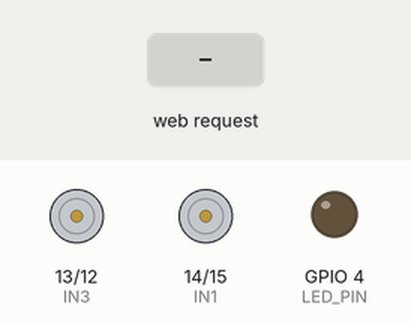
A sketch run on a simulated ESP32. Parts: motor-driver pin pairs drawn as motors (green arrow = first pin HIGH = forward, orange = second pin HIGH = backward, longer = more drive), output pins drawn as LEDs (lit = HIGH). The inputs (shaded band) are chosen by the test bench. WiFi joins after 1.5 s; servers stay silent unless stated; the camera gives no picture; what the sketch prints to the serial monitor is not drawn.

Above: at 3.0 s.
3.1 s: HTTP request GET /forward received
At 4.3 s:
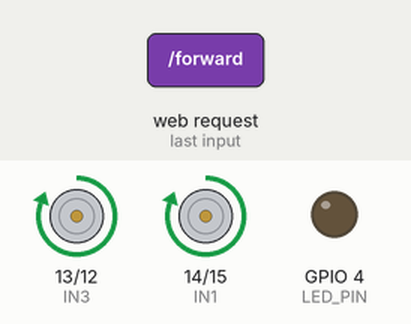
4.6 s: HTTP request GET /backward received
At 5.6 s:
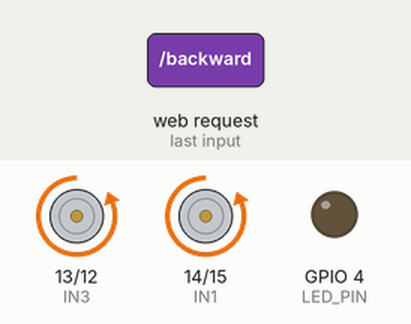
6.1 s: HTTP request GET /left received
At 6.7 s:
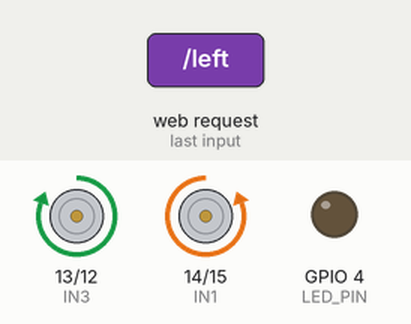
7.6 s: HTTP request GET /right received
At 7.9 s:
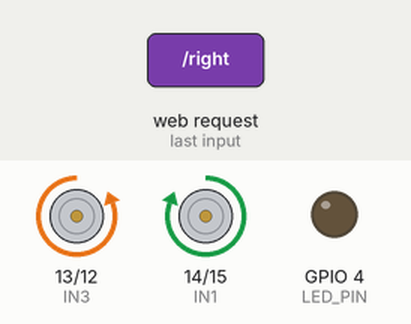
9.1 s: HTTP request GET /light received
At 10.2 s:
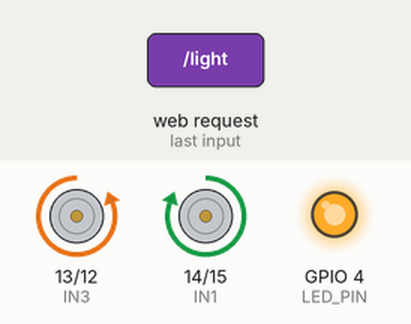
10.6 s: HTTP request GET /stop received
At 11.4 s:
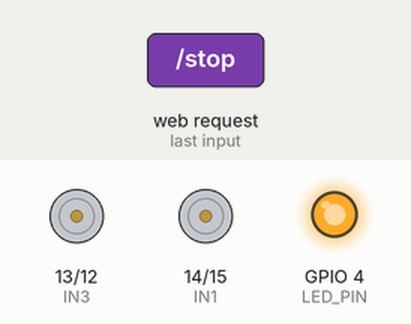
Timing chart, 0 to 13.1 s (numbered marks = the images above; inputs shaded):
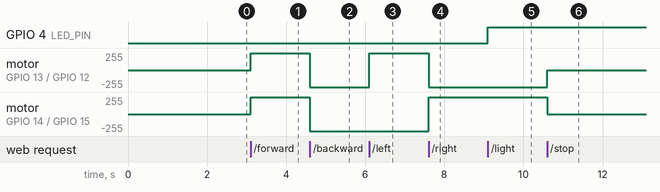

Measured:
- after the input at 3.1 s, motor on GPIO 13 (IN3) / GPIO 12 (IN4), motor on GPIO 14 (IN1) / GPIO 15 (IN2): stopped → forward 255/255 at once
- after the input at 4.6 s, motor on GPIO 13 (IN3) / GPIO 12 (IN4), motor on GPIO 14 (IN1) / GPIO 15 (IN2): forward 255/255 → backward 255/255 at once
- after the input at 6.1 s, motor on GPIO 13 (IN3) / GPIO 12 (IN4): backward 255/255 → forward 255/255 at once
- after the input at 7.6 s, motor on GPIO 13 (IN3) / GPIO 12 (IN4): forward 255/255 → backward 255/255 at once; motor on GPIO 14 (IN1) / GPIO 15 (IN2): backward 255/255 → forward 255/255 at once
- after the input at 9.1 s, GPIO 4 (LED_PIN): LOW → HIGH at once
- after the input at 10.6 s, motor on GPIO 13 (IN3) / GPIO 12 (IN4): backward 255/255 → stopped at once; motor on GPIO 14 (IN1) / GPIO 15 (IN2): forward 255/255 → stopped at once

The sketch:

main.ino
```cpp
#include <WiFi.h>
#include "esp_camera.h"
#include "esp_timer.h"
#include "img_converters.h"
#include "Arduino.h"
#include "soc/soc.h"
#include "soc/rtc_cntl_reg.h"
#include "esp_http_server.h"
#include <WebServer.h>

// Replace with your network credentials
const char* ssid = "";                         // <== Replace with your network credentials
const char* password = "";                  // <== Replace with your network credentials
const IPAddress local_IP(192, 168, 8, 200);
const IPAddress gateway(192, 168, 8, 1);
const IPAddress subnet(255, 255, 255, 0);

// Motor pins - FIXED: Using available GPIO pins that don't conflict with camera
#define IN1 14  // Changed from 12 (available GPIO)
#define IN2 15  // Changed from 13 (available GPIO)
#define IN3 13  // Changed from 2 (available GPIO, was conflicting)
#define IN4 12  // Changed from 4 (available GPIO, was conflicting with camera Y2)

// LED/Light control pin
#define LED_PIN 4  // Using GPIO 4 for LED control (now available)

// Camera pin definitions for AI Thinker ESP32-CAM
#define PWDN_GPIO_NUM 32
#define RESET_GPIO_NUM -1
#define XCLK_GPIO_NUM 0
#define SIOD_GPIO_NUM 26
#define SIOC_GPIO_NUM 27
#define Y9_GPIO_NUM 35
#define Y8_GPIO_NUM 34
#define Y7_GPIO_NUM 39
#define Y6_GPIO_NUM 36
#define Y5_GPIO_NUM 21
#define Y4_GPIO_NUM 19
#define Y3_GPIO_NUM 18
#define Y2_GPIO_NUM 5   // This was conflicting with IN4 (GPIO 4)
#define VSYNC_GPIO_NUM 25
#define HREF_GPIO_NUM 23
#define PCLK_GPIO_NUM 22

WebServer server(80);
httpd_handle_t camera_httpd = NULL;

// LED state variable
bool ledState = false;

// Camera streaming handler
static esp_err_t stream_handler(httpd_req_t *req) {
  camera_fb_t * fb = NULL;
  esp_err_t res = ESP_OK;
  size_t _jpg_buf_len = 0;
  uint8_t * _jpg_buf = NULL;
  char * part_buf[128];
  static const char* _STREAM_CONTENT_TYPE = "multipart/x-mixed-replace;boundary=123456789000000000000987654321";
  static const char* _STREAM_BOUNDARY = "\r\n--123456789000000000000987654321\r\n";
  static const char* _STREAM_PART = "Content-Type: image/jpeg\r\nContent-Length: %u\r\n\r\n";

  res = httpd_resp_set_type(req, _STREAM_CONTENT_TYPE);
  if(res != ESP_OK){
    return res;
  }

  // Send initial boundary
  res = httpd_resp_send_chunk(req, _STREAM_BOUNDARY, strlen(_STREAM_BOUNDARY));
  if(res != ESP_OK) return res;

  while(true){
    fb = esp_camera_fb_get();
    if (!fb) {
      Serial.println("Camera capture failed");
      res = ESP_FAIL;
      break;
    }

    if(fb->format != PIXFORMAT_JPEG){
      bool jpeg_converted = frame2jpg(fb, 80, &_jpg_buf, &_jpg_buf_len);
      esp_camera_fb_return(fb);
      fb = NULL;
      if(!jpeg_converted){
        Serial.println("JPEG compression failed");
        res = ESP_FAIL;
        break;
      }
    } else {
      _jpg_buf_len = fb->len;
      _jpg_buf = fb->buf;
    }

    if(res == ESP_OK){
      size_t hlen = snprintf((char *)part_buf, 128, _STREAM_PART, _jpg_buf_len);
      res = httpd_resp_send_chunk(req, (const char *)part_buf, hlen);
    }
    if(res == ESP_OK){
      res = httpd_resp_send_chunk(req, (const char *)_jpg_buf, _jpg_buf_len);
    }
    if(res == ESP_OK){
      res = httpd_resp_send_chunk(req, _STREAM_BOUNDARY, strlen(_STREAM_BOUNDARY));
    }

    if(fb){
      esp_camera_fb_return(fb);
      fb = NULL;
      _jpg_buf = NULL;
    } else if(_jpg_buf){
      free(_jpg_buf);
      _jpg_buf = NULL;
    }

    if(res != ESP_OK){
      Serial.println("Stream send failed");
      break;
    }

    // Small delay to prevent overwhelming
    delay(30);
  }
  return res;
}

void startCameraServer();

void setup() {
  WRITE_PERI_REG(RTC_CNTL_BROWN_OUT_REG, 0);  // disable brownout detector
  Serial.begin(115200);

  // Motor pin setup
  pinMode(IN1, OUTPUT);
  pinMode(IN2, OUTPUT);
  pinMode(IN3, OUTPUT);
  pinMode(IN4, OUTPUT);
  stopMotors();

  // LED pin setup
  pinMode(LED_PIN, OUTPUT);
  digitalWrite(LED_PIN, LOW);  // Start with LED off

  // Configure static IP
  if (!WiFi.config(local_IP, gateway, subnet)) {
    Serial.println("STA Failed to configure");
  }

  WiFi.begin(ssid, password);
  Serial.print("Connecting to Wi-Fi");

  while (WiFi.status() != WL_CONNECTED) {
    delay(500);
    Serial.print(".");
  }

  Serial.println("\nWiFi connected");
  Serial.println("Camera Stream Ready! Go to: http://" + WiFi.localIP().toString());

  // Camera configuration
  camera_config_t config;
  config.ledc_channel = LEDC_CHANNEL_0;
  config.ledc_timer = LEDC_TIMER_0;
  config.pin_d0 = Y2_GPIO_NUM;
  config.pin_d1 = Y3_GPIO_NUM;
  config.pin_d2 = Y4_GPIO_NUM;
  config.pin_d3 = Y5_GPIO_NUM;
  config.pin_d4 = Y6_GPIO_NUM;
  config.pin_d5 = Y7_GPIO_NUM;
  config.pin_d6 = Y8_GPIO_NUM;
  config.pin_d7 = Y9_GPIO_NUM;
  config.pin_xclk = XCLK_GPIO_NUM;
  config.pin_pclk = PCLK_GPIO_NUM;
  config.pin_vsync = VSYNC_GPIO_NUM;
  config.pin_href = HREF_GPIO_NUM;
  config.pin_sscb_sda = SIOD_GPIO_NUM;
  config.pin_sscb_scl = SIOC_GPIO_NUM;
  config.pin_pwdn = PWDN_GPIO_NUM;
  config.pin_reset = RESET_GPIO_NUM;
  config.xclk_freq_hz = 20000000;
  config.pixel_format = PIXFORMAT_JPEG;

  // Optimize camera settings for better streaming
  if(psramFound()){
    config.frame_size = FRAMESIZE_VGA;
    config.jpeg_quality = 12;
    config.fb_count = 2;
  } else {
    config.frame_size = FRAMESIZE_QVGA;
    config.jpeg_quality = 12;
    config.fb_count = 1;
  }

  // Initialize camera
  esp_err_t err = esp_camera_init(&config);
  if (err != ESP_OK) {
    Serial.printf("Camera init failed with error 0x%x", err);
    return;
  }

  // Get camera sensor and adjust settings
  sensor_t * s = esp_camera_sensor_get();
  if (s != NULL) {
    // Flip image vertically and horizontally if needed
    s->set_vflip(s, 1);        // Flip vertically
    s->set_hmirror(s, 0);      // Mirror horizontally

    // Adjust other settings for better streaming
    s->set_brightness(s, 0);   // -2 to 2
    s->set_contrast(s, 0);     // -2 to 2
    s->set_saturation(s, 0);   // -2 to 2
    s->set_special_effect(s, 0); // 0 to 6 (0-No Effect, 1-Negative, 2-Grayscale, 3-Red Tint, 4-Green Tint, 5-Blue Tint, 6-Sepia)
    s->set_whitebal(s, 1);     // 0 = disable , 1 = enable
    s->set_awb_gain(s, 1);     // 0 = disable , 1 = enable
    s->set_wb_mode(s, 0);      // 0 to 4 - if awb_gain enabled (0 - Auto, 1 - Sunny, 2 - Cloudy, 3 - Office, 4 - Home)
    s->set_exposure_ctrl(s, 1); // 0 = disable , 1 = enable
    s->set_aec2(s, 0);         // 0 = disable , 1 = enable
    s->set_ae_level(s, 0);     // -2 to 2
    s->set_aec_value(s, 300);  // 0 to 1200
    s->set_gain_ctrl(s, 1);    // 0 = disable , 1 = enable
    s->set_agc_gain(s, 0);     // 0 to 30
    s->set_gainceiling(s, (gainceiling_t)0); // 0 to 6
    s->set_bpc(s, 0);          // 0 = disable , 1 = enable
    s->set_wpc(s, 1);          // 0 = disable , 1 = enable
    s->set_raw_gma(s, 1);      // 0 = disable , 1 = enable
    s->set_lenc(s, 1);         // 0 = disable , 1 = enable
    s->set_dcw(s, 1);          // 0 = disable , 1 = enable
    s->set_colorbar(s, 0);     // 0 = disable , 1 = enable
  }

  Serial.println("Camera initialized successfully");
  Serial.println("Motor pins assigned:");
  Serial.printf("  IN1 (Motor A+): GPIO %d\n", IN1);
  Serial.printf("  IN2 (Motor A-): GPIO %d\n", IN2);
  Serial.printf("  IN3 (Motor B+): GPIO %d\n", IN3);
  Serial.printf("  IN4 (Motor B-): GPIO %d\n", IN4);
  Serial.printf("  LED Control: GPIO %d\n", LED_PIN);

  startCameraServer();
}

// Motor control functions
void stopMotors() {
  digitalWrite(IN1, LOW);
  digitalWrite(IN2, LOW);
  digitalWrite(IN3, LOW);
  digitalWrite(IN4, LOW);
}

void moveForward() {
  digitalWrite(IN1, HIGH);
  digitalWrite(IN2, LOW);
  digitalWrite(IN3, HIGH);
  digitalWrite(IN4, LOW);
}

void moveBackward() {
  digitalWrite(IN1, LOW);
  digitalWrite(IN2, HIGH);
  digitalWrite(IN3, LOW);
  digitalWrite(IN4, HIGH);
}

void turnLeft() {
  digitalWrite(IN1, LOW);
  digitalWrite(IN2, HIGH);
  digitalWrite(IN3, HIGH);
  digitalWrite(IN4, LOW);
}

void turnRight() {
  digitalWrite(IN1, HIGH);
  digitalWrite(IN2, LOW);
  digitalWrite(IN3, LOW);
  digitalWrite(IN4, HIGH);
}

// LED control function
void toggleLED() {
  ledState = !ledState;
  digitalWrite(LED_PIN, ledState ? HIGH : LOW);
}

void handleRoot() {
  String html = R"rawliteral(
    <!DOCTYPE html>
    <html>
    <head>
      <title>ESP32-CAM Robot</title>
      <meta name="viewport" content="width=device-width, initial-scale=1">
      <style>
        body {
          font-family: Arial, sans-serif;
          text-align: center;
          margin: 10px;
          background-color: #1a1a1a;
          color: white;
        }

        .container {
          max-width: 600px;
          margin: 0 auto;
          padding: 20px;
        }

        h2 {
          color: #4CAF50;
          margin-bottom: 20px;
        }

        .video-container {
          position: relative;
          margin-bottom: 20px;
          border: 3px solid #4CAF50;
          border-radius: 10px;
          overflow: hidden;
          background-color: #000;
        }

        #stream {
          width: 100%;
          max-width: 480px;
          height: auto;
          display: block;
        }

        .controls {
          display: grid;
          grid-template-columns: 1fr 1fr 1fr;
          grid-template-rows: auto auto auto;
          gap: 10px;
          max-width: 300px;
          margin: 0 auto;
        }

        button {
          padding: 15px 20px;
          font-size: 16px;
          font-weight: bold;
          border: none;
          border-radius: 8px;
          background: linear-gradient(45deg, #4CAF50, #45a049);
          color: white;
          cursor: pointer;
          transition: all 0.3s;
          user-select: none;
          touch-action: manipulation;
        }

        button:hover {
          background: linear-gradient(45deg, #45a049, #4CAF50);
          transform: translateY(-2px);
          box-shadow: 0 4px 8px rgba(76, 175, 80, 0.3);
        }

        button:active {
          transform: translateY(0);
          box-shadow: 0 2px 4px rgba(76, 175, 80, 0.3);
        }

        .forward { grid-column: 2; grid-row: 1; }
        .left { grid-column: 1; grid-row: 2; }
        .light { grid-column: 2; grid-row: 2; background: linear-gradient(45deg, #FFC107, #FF8F00); }
        .light:hover { background: linear-gradient(45deg, #FF8F00, #FFC107); }
        .light.on { background: linear-gradient(45deg, #4CAF50, #45a049); }
        .light.on:hover { background: linear-gradient(45deg, #45a049, #4CAF50); }
        .right { grid-column: 3; grid-row: 2; }
        .backward { grid-column: 2; grid-row: 3; }

        .status {
          margin-top: 20px;
          padding: 10px;
          background-color: #333;
          border-radius: 5px;
          font-weight: bold;
        }

        .stream-status {
          margin-top: 10px;
          font-size: 12px;
          color: #888;
        }

        .pin-info {
          margin-top: 20px;
          padding: 10px;
          background-color: #2a2a2a;
          border-radius: 5px;
          font-size: 12px;
          color: #ccc;
          text-align: left;
        }

        @media (max-width: 480px) {
          .container { padding: 10px; }
          button { padding: 12px 15px; font-size: 14px; }
          .controls { max-width: 250px; gap: 8px; }
          .pin-info { font-size: 10px; }
        }
      </style>
    </head>
    <body>
      <div class="container">
        <h2>🚗 ESP32-CAM Robot Car 📷</h2>

        <div class="video-container">
          <img id="stream" src="" alt="Camera Stream Loading...">
          <div class="stream-status" id="streamStatus">Connecting to camera...</div>
        </div>

        <div class="controls">
          <button class="forward" onmousedown="sendCommand('forward')" onmouseup="sendCommand('stop')"
                  ontouchstart="sendCommand('forward')" ontouchend="sendCommand('stop')">
            ⬆️ Forward
          </button>

          <button class="left" onmousedown="sendCommand('left')" onmouseup="sendCommand('stop')"
                  ontouchstart="sendCommand('left')" ontouchend="sendCommand('stop')">
            ⬅️ Left
          </button>

          <button class="light" id="lightBtn" onclick="toggleLight()">
            💡 Light OFF
          </button>

          <button class="right" onmousedown="sendCommand('right')" onmouseup="sendCommand('stop')"
                  ontouchstart="sendCommand('right')" ontouchend="sendCommand('stop')">
            ➡️ Right
          </button>

          <button class="backward" onmousedown="sendCommand('backward')" onmouseup="sendCommand('stop')"
                  ontouchstart="sendCommand('backward')" ontouchend="sendCommand('stop')">
            ⬇️ Backward
          </button>
        </div>

        <div class="status" id="status">Ready</div>

        <div class="pin-info">
          <strong>Motor Pin Assignments (Fixed):</strong><br>
          IN1 (Motor A+): GPIO 14<br>
          IN2 (Motor A-): GPIO 15<br>
          IN3 (Motor B+): GPIO 13<br>
          IN4 (Motor B-): GPIO 12<br>
          LED Control: GPIO 4
        </div>
      </div>

      <script>
        let isConnected = false;
        let lightOn = false;
        const streamImg = document.getElementById('stream');
        const statusDiv = document.getElementById('status');
        const streamStatusDiv = document.getElementById('streamStatus');
        const lightBtn = document.getElementById('lightBtn');

        // Initialize camera stream
        function initStream() {
          const streamUrl = window.location.protocol + '//' + window.location.hostname + ':81/stream';
          streamImg.src = streamUrl;

          streamImg.onload = function() {
            isConnected = true;
            streamStatusDiv.textContent = 'Camera connected ✓';
            streamStatusDiv.style.color = '#4CAF50';
          };

          streamImg.onerror = function() {
            isConnected = false;
            streamStatusDiv.textContent = 'Camera connection failed ✗';
            streamStatusDiv.style.color = '#f44336';
            // Retry connection
            setTimeout(initStream, 3000);
          };
        }

        // Toggle light function
        async function toggleLight() {
          try {
            const response = await fetch('/light');
            if (response.ok) {
              const text = await response.text();
              lightOn = !lightOn;

              if (lightOn) {
                lightBtn.textContent = '💡 Light ON';
                lightBtn.classList.add('on');
              } else {
                lightBtn.textContent = '💡 Light OFF';
                lightBtn.classList.remove('on');
              }

              statusDiv.textContent = text;
              statusDiv.style.color = '#4CAF50';
            } else {
              statusDiv.textContent = 'Light command failed';
              statusDiv.style.color = '#f44336';
            }
          } catch (error) {
            statusDiv.textContent = 'Connection error';
            statusDiv.style.color = '#f44336';
          }
        }

        // Send command to robot
        async function sendCommand(cmd) {
          try {
            const response = await fetch('/' + cmd);
            if (response.ok) {
              const text = await response.text();
              statusDiv.textContent = text;
              statusDiv.style.color = '#4CAF50';
            } else {
              statusDiv.textContent = 'Command failed';
              statusDiv.style.color = '#f44336';
            }
          } catch (error) {
            statusDiv.textContent = 'Connection error';
            statusDiv.style.color = '#f44336';
          }
        }

        // Prevent context menu on long press (mobile)
        document.addEventListener('contextmenu', function(e) {
          e.preventDefault();
        });

        // Initialize stream when page loads
        window.onload = function() {
          initStream();
        };

        // Handle visibility change to restart stream if needed
        document.addEventListener('visibilitychange', function() {
          if (!document.hidden && !isConnected) {
            initStream();
          }
        });
      </script>
    </body>
    </html>
  )rawliteral";
  server.send(200, "text/html", html);
}

void startCameraServer() {
  // Start camera streaming server
  httpd_config_t config = HTTPD_DEFAULT_CONFIG();
  config.server_port = 81;
  config.ctrl_port = 32769;

  httpd_uri_t stream_uri = {
    .uri       = "/stream",
    .method    = HTTP_GET,
    .handler   = stream_handler,
    .user_ctx  = NULL
  };

  if (httpd_start(&camera_httpd, &config) == ESP_OK) {
    httpd_register_uri_handler(camera_httpd, &stream_uri);
    Serial.println("Camera streaming server started on port 81");
    Serial.println("Stream URL: http://" + WiFi.localIP().toString() + ":81/stream");
  } else {
    Serial.println("Failed to start camera streaming server");
  }

  // Start control web server
  server.on("/", handleRoot);
  server.on("/forward", []() {
    moveForward();
    server.send(200, "text/plain", "Moving Forward");
  });
  server.on("/backward", []() {
    moveBackward();
    server.send(200, "text/plain", "Moving Backward");
  });
  server.on("/left", []() {
    turnLeft();
    server.send(200, "text/plain", "Turning Left");
  });
  server.on("/right", []() {
    turnRight();
    server.send(200, "text/plain", "Turning Right");
  });
  server.on("/light", []() {
    toggleLED();
    String message = ledState ? "Light ON" : "Light OFF";
    server.send(200, "text/plain", message);
  });
  server.on("/stop", []() {
    stopMotors();
    server.send(200, "text/plain", "Stopped");
  });

  server.begin();
  Serial.println("Control server started on port 80");
}

void loop() {
  server.handleClient();
}
```
